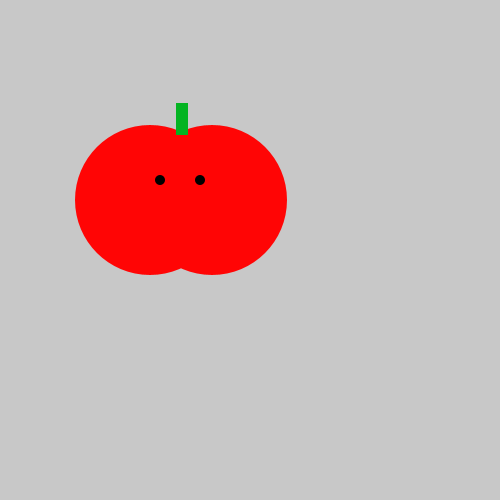
Frame 1 (no input)
Frame 60 (the mouse pressed at the canvas centre just before this capture): identical to frame 1, image omitted
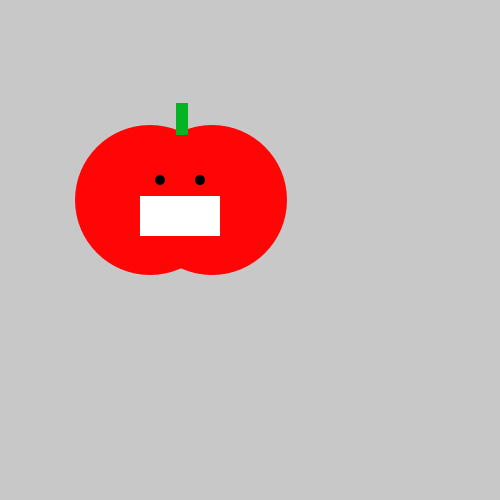
Frame 120 (the mouse held since frame 60 and released just before this capture)

The Processing sketch that drew these frames (run headless with seeded random() and noise(); from frame 60 on, the mouse is pressed at the canvas centre):

// Processing sketch: tasty_tomato
// ── tasty_tomato.pde
int x = 140;
int y = 196;

void setup() {
    size(500, 500);
}
void draw() {
    background(200, 200, 200);
    noStroke();
    fill(#FF0505);
    ellipse(150, 200, 150, 150);
    ellipse(212, 200, 150, 150);
    fill(#04B422);
    rect(176, 103, 12, 32);
    fill(#000000);
    ellipse(160,180,10,10);
    ellipse(200,180,10,10);
    if(mousePressed){
      fill(#FFFFFF);
      rect(x,y,80,40);
    }
}
 void mousePressed (){  
//  x+=20;
 }
